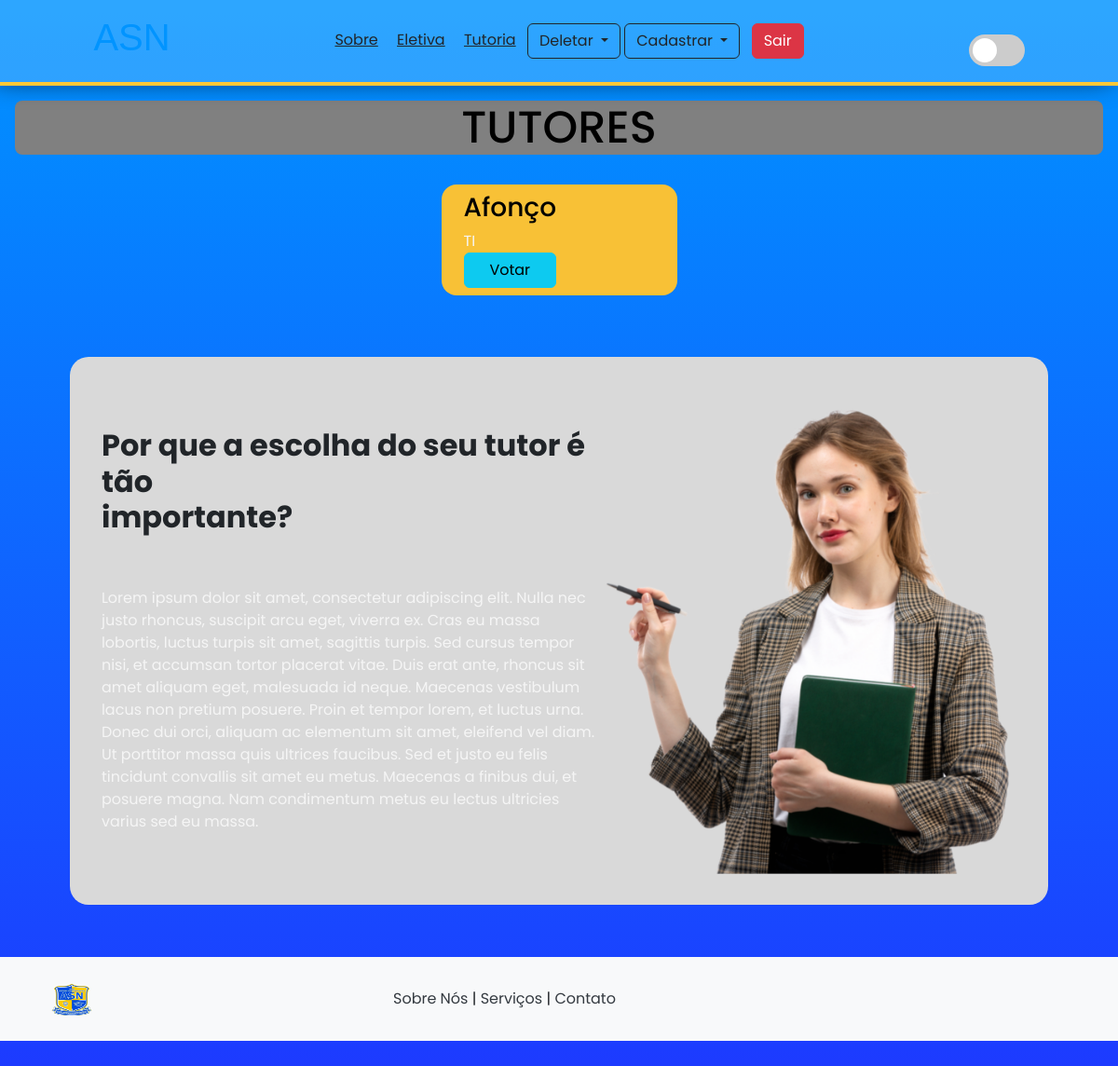
The page /tutoria/ on the database as committed earlier.
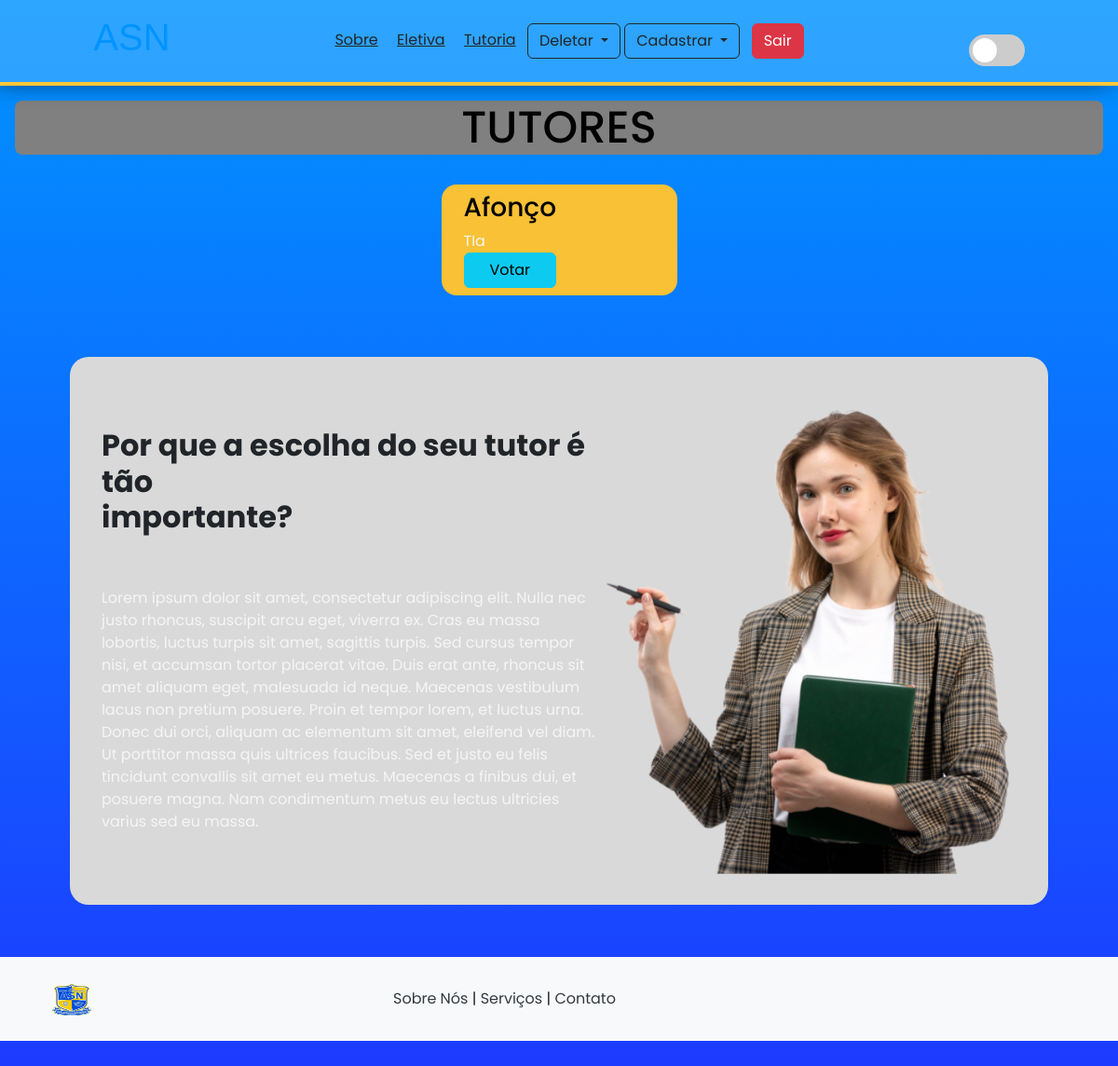
The same page on the database as committed later.
### Aplicativo/models.py (models this page shows)
class Professores(models.Model):
    eletiva = models.CharField(max_length=100,null=True, blank=False)
    nome = models.CharField(max_length=100)
    email = models.EmailField(max_length=100)
    senha = models.CharField(max_length=100)
    imagem = models.FileField(upload_to='imagem_professores', null=True, blank=False)

### Aplicativo/views.py (the view)
# urls.py: path('tutoria/',tutoria,name='tutoria'),
def tutoria(request):
    dados=dados_universsais.copy()
    dados['pagina'] = 'tutoria'
    dados['professores'] = Professores.objects.all().values()
    return render(request,'principais/tutoria.html',dados)

### Aplicativo/templates/principais/tutoria.html (shortened to what this page needs)
<!DOCTYPE html>
<html lang="en">
<head>
    <link href="https://cdn.jsdelivr.net/npm/bootstrap@5.3.3/dist/css/bootstrap.min.css" rel="stylesheet">
    {% load static %}
    <link rel="stylesheet" href="{% static 'css/tutoria.css'%}">
    <link rel="stylesheet" href="{% static 'css/style.css'%}">
</head>
<body>
    {% include 'codigos reutilizados/links_reutilizados.html' %}
<h1 class="text-black text-center m-3 rounded-3" id="eletivas-title">TUTORES</h1>
<div class="container">
    <div class="row p-3 justify-content-around">
        {% for i in professores %}
        <div class="col-12 col-sm-6 col-md-4 col-lg-3 mb-3">
            <div class="p-2 rounded-4" id="div_tutor">
                <div id="div-text">
                    <h3>{{i.nome}}</h3>
                    <p>{{i.eletiva}}</p>
                    <a href="" class="btn btn-info d-block">Votar</a>
                </div>
            </div>
        </div>
        {% endfor %}
    </div>
    <div class="importante d-flex flex-column flex-md-row justify-content-between align-items-center">
        <div>
            <h2><strong>Por que a escolha do seu tutor é tão <br> importante?</strong></h2>
            <p class="text-importante"> <br> <br> Lorem ipsum dolor sit amet, consectetur adipiscing elit. Nulla nec justo rhoncus, suscipit arcu eget, viverra ex. Cras eu massa lobortis, luctus turpis sit amet, sagittis turpis. Sed cursus tempor nisi, et accumsan tortor placerat vitae. Duis erat ante, rhoncus sit amet aliquam eget, malesuada id neque. Maecenas vestibulum lacus non pretium posuere. Proin et tempor lorem, et luctus urna. Donec dui orci, aliquam ac elementum sit amet, eleifend vel diam. Ut porttitor massa quis ultrices faucibus. Sed et justo eu felis tincidunt convallis sit amet eu metus. Maecenas a finibus dui, et posuere magna. Nam condimentum metus eu lectus ultricies varius sed eu massa.</p>
        </div>
        <img src="../../media/moca.png" class="girl d-none d-md-block" alt="" width="450px">
    </div>
</div>
{% include 'codigos reutilizados/footer.html' %}
</body>
</html>

Rows that differ between the two databases and show on the page:
changed Professores "Afonço": eletiva "TI" → "TIa"
